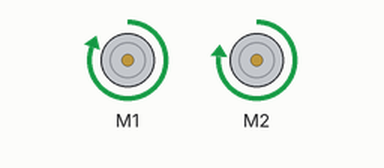
Simulated run of this sketch. Board: Arduino Uno, built with avr-gcc and run on an emulated ATmega328P. On the bench: 2 × DC motor (green arrow = forward, orange = backward, longer = faster). What the sketch prints to the serial monitor is not drawn.

Above: at 0.1 s.
Timing chart, 0 to 1.6 s (numbered marks = the images above):
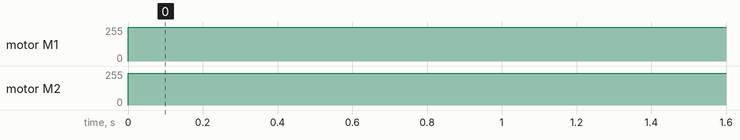

The sketch:

DCMotorTest.ino
```cpp
#include <Adafruit_MotorShield.h>

// Create the motor shield object with the default I2C address
Adafruit_MotorShield AFMS = Adafruit_MotorShield();

// Select which 'port' M1, M2, M3 or M4. In this case, M1
Adafruit_DCMotor *myMotor1 = AFMS.getMotor(1);
Adafruit_DCMotor *myMotor2 = AFMS.getMotor(2);

void setup() {
  Serial.begin(9600);           // set up Serial library at 9600 bps
  if (!AFMS.begin()) {         // create with the default frequency 1.6KHz (the default parameter is 1600)
    Serial.println("Could not find Motor Shield. Check wiring.");
    while (1);
  }
  Serial.println("Motor Shield found.");
  AFMS.begin();
}

void loop() {
  myMotor1->run(FORWARD);
  myMotor1->setSpeed(255);
  myMotor2->run(FORWARD);
  myMotor2->setSpeed(240);
  delay(1000);
  Serial.println("Pausing");
}
```

Measured:
- by itself, motor M1: stopped → forward 255/255 at 0.00 s
- by itself, motor M2: stopped → forward 240/255 at 0.00 s
